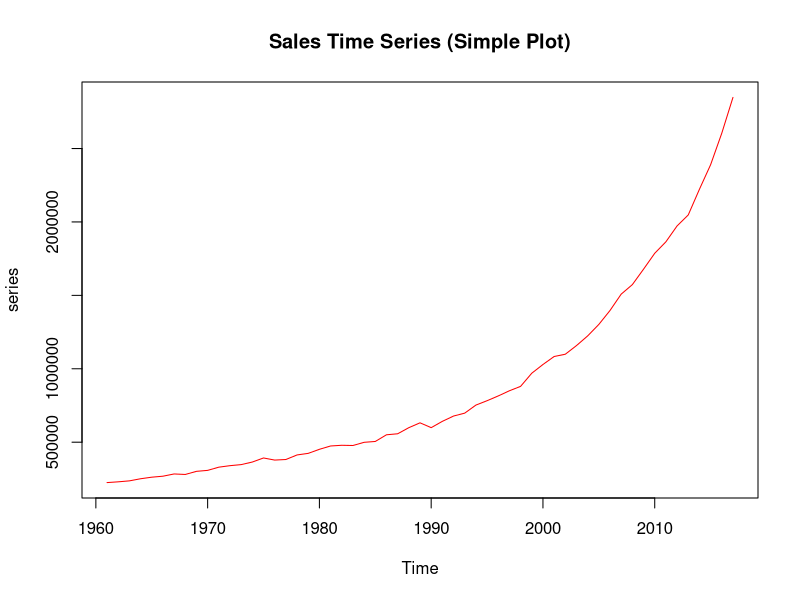
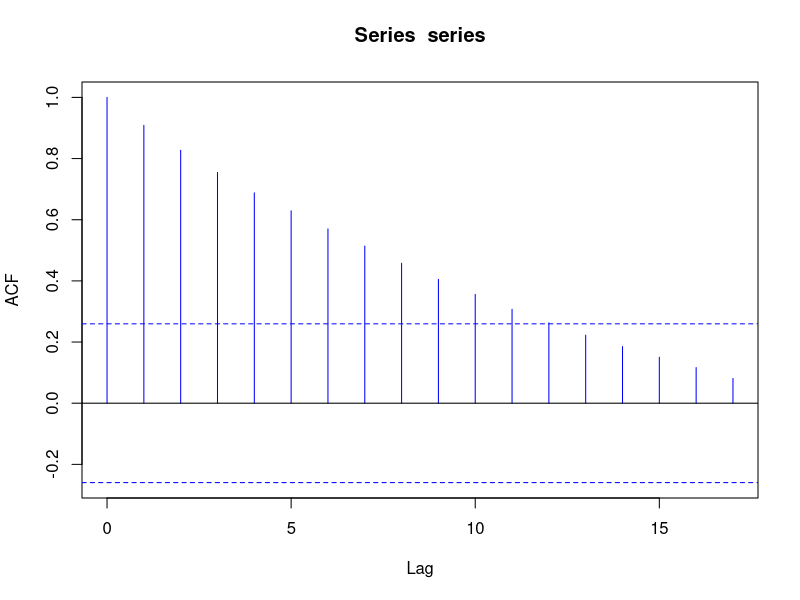
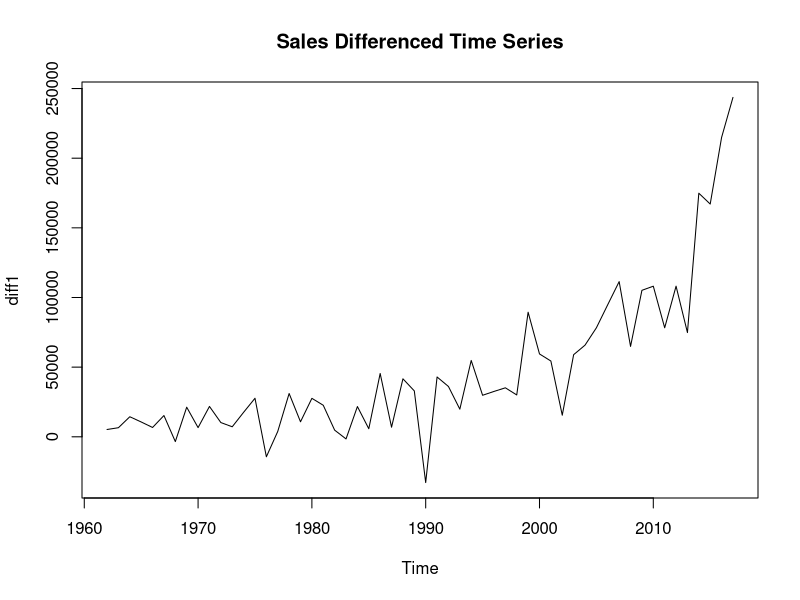
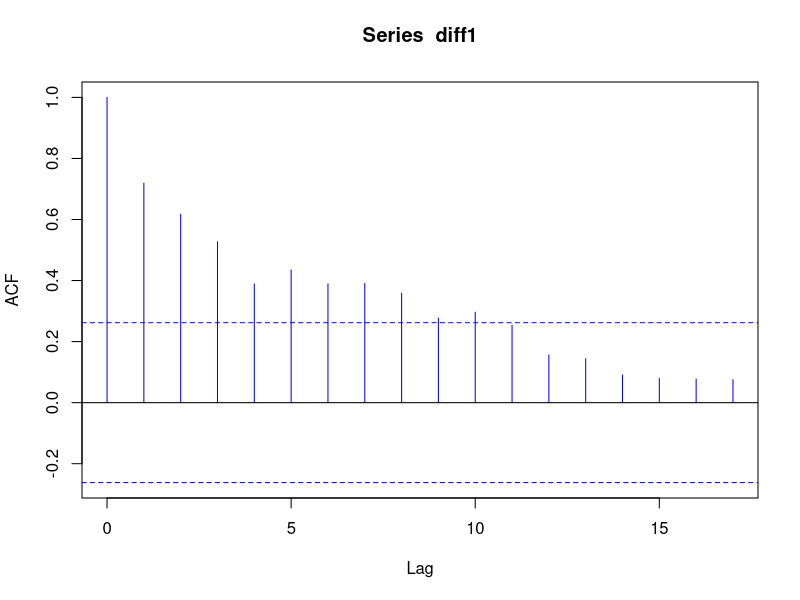
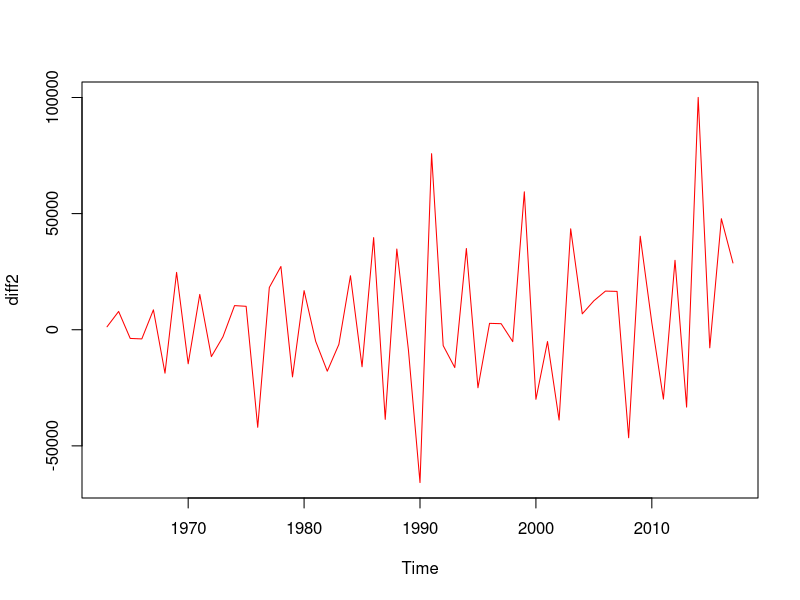
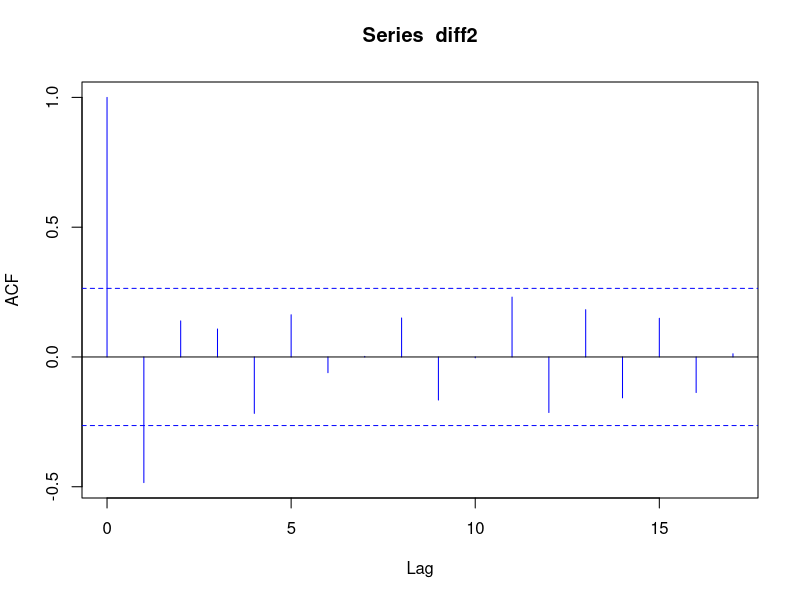

Write R code to recreate these figures, in order.

library(forecast)
library(urca)

data <- read.csv("./data/0504_time_series_analysis/02_time_series_stationarity/turnover_annual.csv", header = TRUE)
head(data)
#   Year  sales
# 1 1961 224786
# 2 1962 230034
# 3 1963 236562
# 4 1964 250960
# 5 1965 261615
# 6 1966 268316

series <- ts(data$sales, start = 1961, end = 2017)
plot(series, col = "red", main = "Sales Time Series (Simple Plot)")
acf(series, col = "blue")

diff1 <- diff(series, difference = 1)
plot(diff1, main = "Sales Differenced Time Series")
acf(diff1, col = "blue")


ndiffs(series)
# 2


diff2 <- diff(series, difference = 2)
plot(diff2, col = "red")
acf(diff2, col = "blue")


df <- ur.df(series, lag = 0)
summary(df)
# ############################################### 
# # Augmented Dickey-Fuller Test Unit Root Test # 
# ############################################### 
# 
# Test regression none 
# 
# 
# Call:
# lm(formula = z.diff ~ z.lag.1 - 1)
# 
# Residuals:
#    Min     1Q Median     3Q    Max 
# -73514 -19075  -8490   3412  76065 
# 
# Coefficients:
#         Estimate Std. Error t value Pr(>|t|)    
# z.lag.1 0.064334   0.003338   19.27   <2e-16 ***
# ---
# Signif. codes:  0 '***' 0.001 '**' 0.01 '*' 0.05 '.' 0.1 ' ' 1
# 
# Residual standard error: 25950 on 55 degrees of freedom
# Multiple R-squared:  0.871,     Adjusted R-squared:  0.8687 
# F-statistic: 371.5 on 1 and 55 DF,  p-value: < 2.2e-16
# 
# 
# Value of test-statistic is: 19.2745 
# 
# Critical values for test statistics: 
#      1pct  5pct 10pct
# tau1 -2.6 -1.95 -1.61


df <- ur.df(diff2, lag = 0)
summary(df)
# 
# ############################################### 
# # Augmented Dickey-Fuller Test Unit Root Test # 
# ############################################### 
# 
# Test regression none 
# 
# 
# Call:
# lm(formula = z.diff ~ z.lag.1 - 1)
# 
# Residuals:
#    Min     1Q Median     3Q    Max 
# -69843  -8676   7079  22229  84580 
# 
# Coefficients:
#         Estimate Std. Error t value Pr(>|t|)    
# z.lag.1  -1.4639     0.1229  -11.91   <2e-16 ***
# ---
# Signif. codes:  0 '***' 0.001 '**' 0.01 '*' 0.05 '.' 0.1 ' ' 1
# 
# Residual standard error: 27740 on 53 degrees of freedom
# Multiple R-squared:  0.7279,    Adjusted R-squared:  0.7228 
# F-statistic: 141.8 on 1 and 53 DF,  p-value: < 2.2e-16
# 
# 
# Value of test-statistic is: -11.9083 
# 
# Critical values for test statistics: 
#      1pct  5pct 10pct
# tau1 -2.6 -1.95 -1.61





